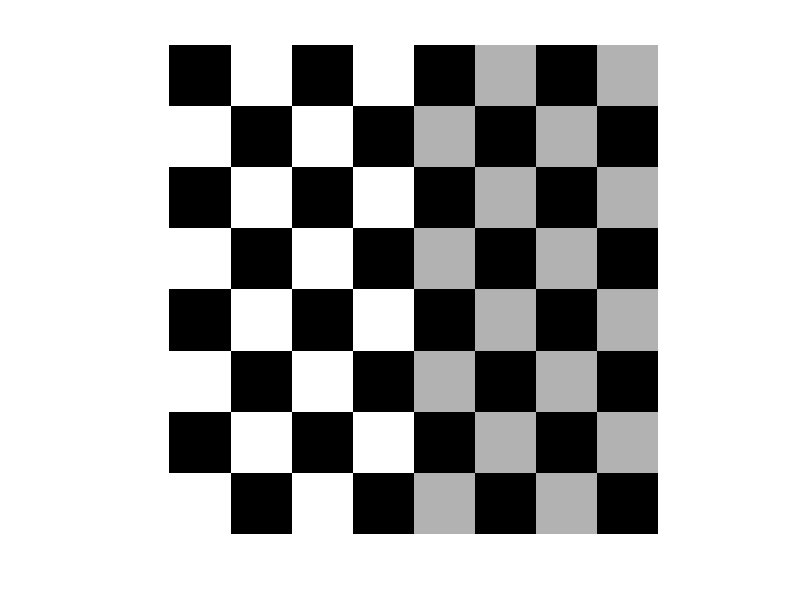
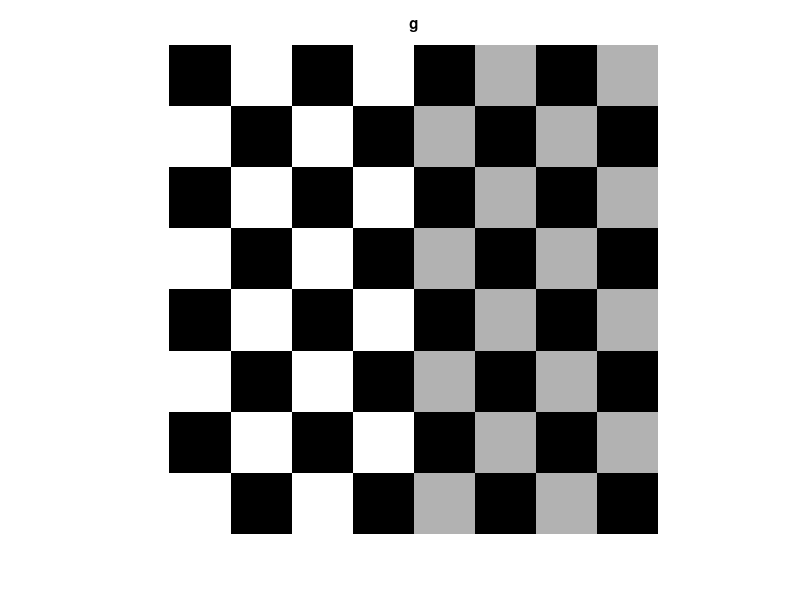
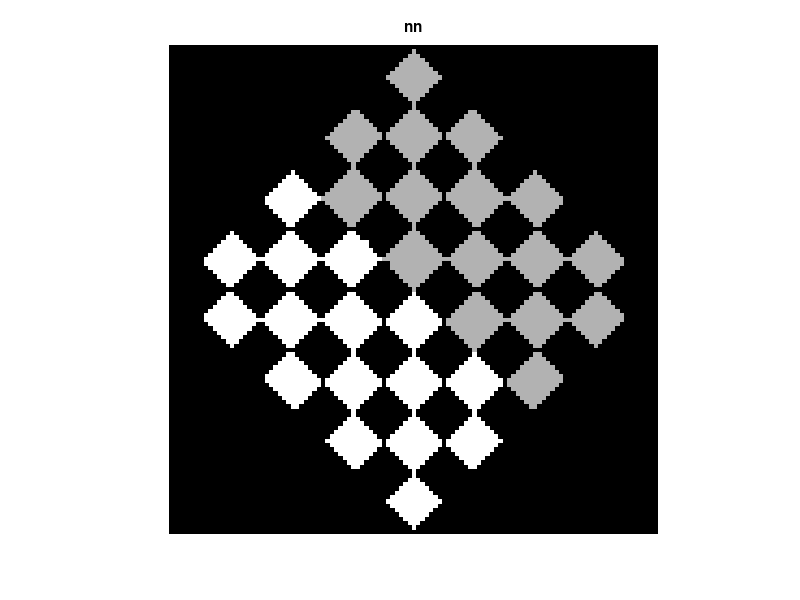
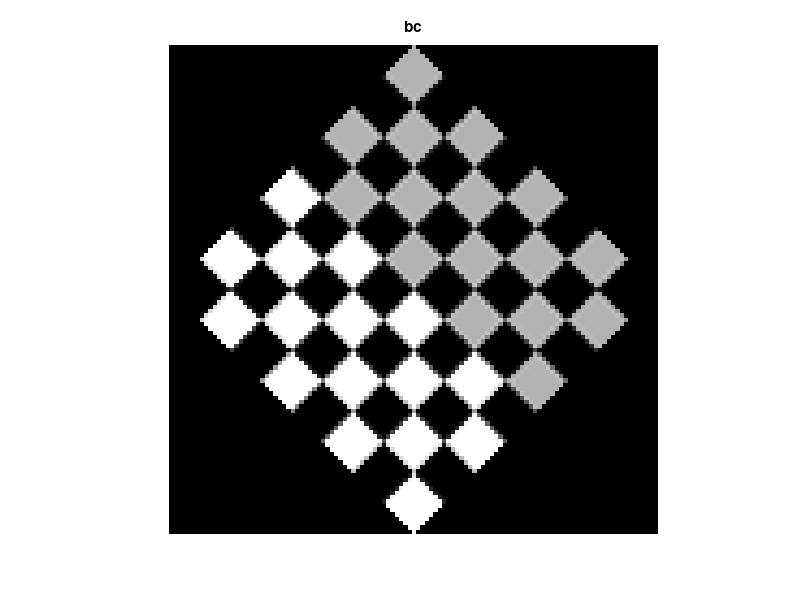

Recreate these plots in MATLAB, in order.
% a02_08 [script]

clear all; close all; clc

g = checkerboard;
figure, imshow(g);

gnn = imrotate(g, 45, 'nearest');
gbc = imrotate(g, 45, 'bicubic');


figure,
imshow(g), title('g')
figure,
imshow(gnn), title('nn')
figure,
imshow(gbc), title('bc')